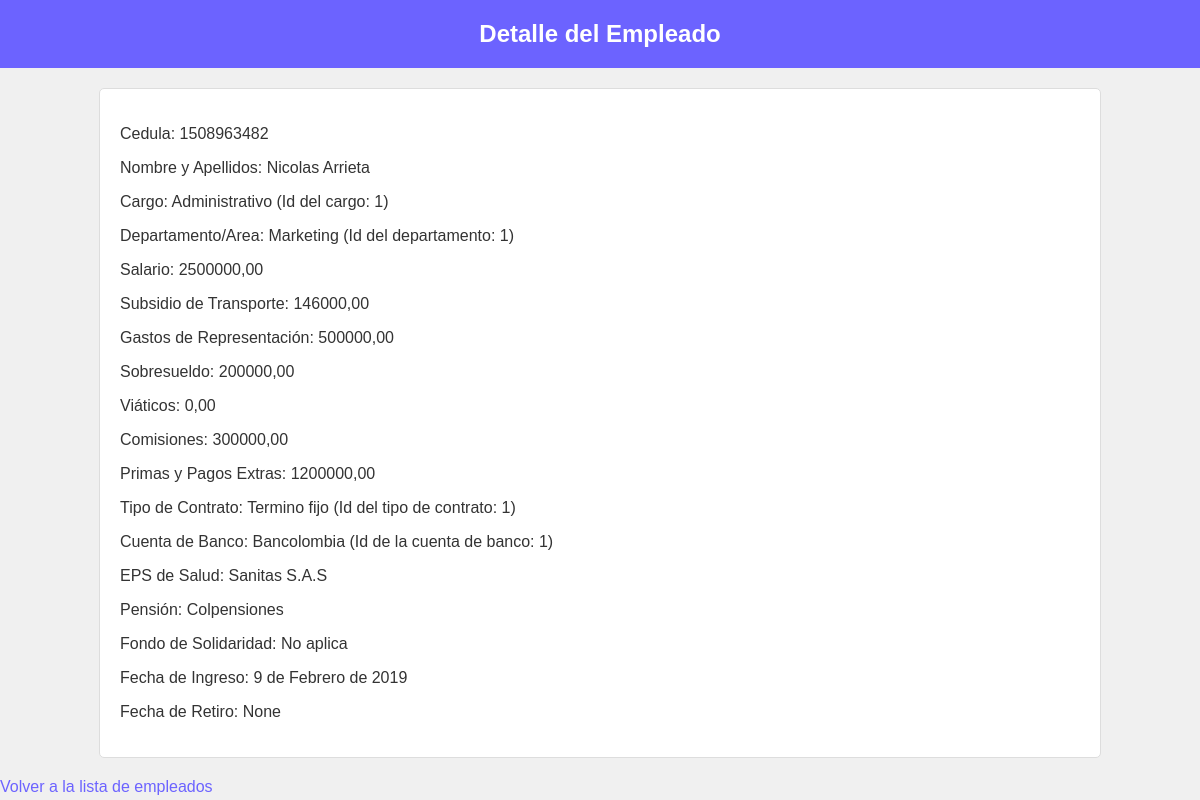
/detalle_personal/1508963482/, run on the app's committed database.
### Modulos/GestionN/models.py (models this page shows, shortened)
class Personal(models.Model):
    id_Cedula = models.CharField(max_length=20, primary_key=True)
    Nombre_Apellidos = models.CharField(max_length=100)
    Cargo_Empl = models.ForeignKey(Cargo, on_delete=models.CASCADE)
    Dpto_Area = models.ForeignKey(Departamento, on_delete=models.CASCADE)
    Salario = models.DecimalField(max_digits=12, decimal_places=2)
    Sub_Tpte = models.DecimalField(max_digits=12, decimal_places=2)
    Gastos_Rep = models.DecimalField(max_digits=12, decimal_places=2)
    Sobresueldo = models.DecimalField(max_digits=12, decimal_places=2)
    Viáticos = models.DecimalField(max_digits=12, decimal_places=2)
    Comisiones = models.DecimalField(max_digits=12, decimal_places=2)
    Primas_Pago_Extras = models.DecimalField(max_digits=12, decimal_places=2)
    Tipo_Contr = models.ForeignKey(Tipo_Contrato, on_delete=models.CASCADE)
    Cta_Banco = models.ForeignKey(Cuenta_Banco, on_delete=models.CASCADE)
    Eps_Salud = models.CharField(max_length=100)
    Pensión = models.CharField(max_length=100)
    Fdo_Sol = models.CharField(max_length=100)
    Fecha_Ingreso = models.DateField()
    Fecha_Retiro = models.DateField(null = True, blank = True)

class Cargo(models.Model):
    id_Cargo = models.CharField(max_length=10, primary_key=True)
    Nombre = models.CharField(max_length=100)
    def __str__(self):
        txt = "{0} (Id del cargo: {1})"
        return txt.format(self.Nombre, self.id_Cargo)

class Departamento(models.Model):
    id_Dpto = models.CharField(max_length=10, primary_key=True)
    Nombre = models.CharField(max_length=100)
    def __str__(self):
        txt = "{0} (Id del departamento: {1})"
        return txt.format(self.Nombre, self.id_Dpto)

class Tipo_Contrato(models.Model):
    id_TipoContrato = models.CharField(max_length=10, primary_key=True)
    Nombre = models.CharField(max_length=100)
    def __str__(self):
        txt = "{0} (Id del tipo de contrato: {1})"
        return txt.format(self.Nombre, self.id_TipoContrato)

class Cuenta_Banco(models.Model):
    id_CuentaBanco = models.CharField(max_length=10, primary_key=True)
    Nombre = models.CharField(max_length=100)
    def __str__(self):
        txt = "{0} (Id de la cuenta de banco: {1})"
        return txt.format(self.Nombre, self.id_CuentaBanco)

### Modulos/GestionN/views.py (the view)
# urls.py: path('detalle_personal/<int:id_Cedula>/', views.detail_personal, name='detalle_personal'),
def detail_personal(request, id_Cedula):
    personal = get_object_or_404(Personal, id_Cedula=id_Cedula)
    return render(request, 'detalle_personal.html', {'personal': personal})

### Modulos/GestionN/templates/detalle_personal.html (shortened to what this page needs)
<!DOCTYPE html>
<html>
  <head>
  </head>
  <body>
    <h2>Detalle del Empleado</h2>
    <div class="detail">
      <p>Cedula: {{ personal.id_Cedula }}</p>
      <p>Nombre y Apellidos: {{ personal.Nombre_Apellidos }}</p>
      <p>Cargo: {{ personal.Cargo_Empl }}</p>
      <p>Departamento/Area: {{ personal.Dpto_Area }}</p>
      <p>Salario: {{ personal.Salario }}</p>
      <p>Subsidio de Transporte: {{ personal.Sub_Tpte }}</p>
      <p>Gastos de Representación: {{ personal.Gastos_Rep }}</p>
      <p>Sobresueldo: {{ personal.Sobresueldo }}</p>
      <p>Viáticos: {{ personal.Viáticos }}</p>
      <p>Comisiones: {{ personal.Comisiones }}</p>
      <p>Primas y Pagos Extras: {{ personal.Primas_Pago_Extras }}</p>
      <p>Tipo de Contrato: {{ personal.Tipo_Contr }}</p>
      <p>Cuenta de Banco: {{ personal.Cta_Banco }}</p>
      <p>EPS de Salud: {{ personal.Eps_Salud }}</p>
      <p>Pensión: {{ personal.Pensión }}</p>
      <p>Fondo de Solidaridad: {{ personal.Fdo_Sol }}</p>
      <p>Fecha de Ingreso: {{ personal.Fecha_Ingreso }}</p>
      <p>Fecha de Retiro: {{ personal.Fecha_Retiro }}</p>
    </div>
    <a href="{% url 'personal' %}">Volver a la lista de empleados</a>
  </body>
</html>

### Modulos/GestionN/templates/detalle_personal.html (style rules this page uses)
body { font-family: Arial, sans-serif; background-color: #f0f0f0; color: #333; margin: 0; padding: 0; }
h2 { background-color: #6c63ff; color: #fff; padding: 20px 0; text-align: center; margin: 0; }
.detail { width: 80%; margin: 20px auto; background-color: #fff; border: 1px solid #ddd; padding: 20px; border-radius: 5px; }
a { color: #6c63ff; text-decoration: none; }

### data on the page
Personal: id_Cedula "1508963482", Nombre_Apellidos "Nicolas Arrieta", Cargo_Empl "Administrativo (Id del cargo: 1)", Dpto_Area "Marketing (Id del departamento: 1)", Salario "2500000,00", Sub_Tpte "146000,00", Gastos_Rep "500000,00", Sobresueldo "200000,00", Viáticos "0,00", Comisiones "300000,00", Primas_Pago_Extras "1200000,00", Tipo_Contr "Termino fijo (Id del tipo de contrato: 1)", Cta_Banco "Bancolombia (Id de la cuenta de banco: 1)", Eps_Salud "Sanitas S.A.S", Pensión "Colpensiones", Fdo_Sol "No aplica", Fecha_Ingreso "9 de Febrero de 2019", Fecha_Retiro "None"
